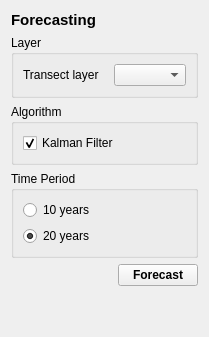
      <widget class="QWidget" name="tab_4">
       <attribute name="icon">
        <iconset>
         <normaloff>gui/icons/forecasting.svg</normaloff>gui/icons/forecasting.svg</iconset>
       </attribute>
       <attribute name="title">
        <string/>
       </attribute>
       <attribute name="toolTip">
        <string>Forecasting</string>
       </attribute>
       <attribute name="whatsThis">
        <string>Forecasting</string>
       </attribute>
       <layout class="QVBoxLayout" name="verticalLayout_10">
        <item>
         <widget class="QLabel" name="label_41">
          <property name="font">
           <font>
            <pointsize>11</pointsize>
            <weight>75</weight>
            <bold>true</bold>
           </font>
          </property>
          <property name="text">
           <string>Forecasting</string>
          </property>
          <property name="margin">
           <number>5</number>
          </property>
         </widget>
        </item>
        <item>
         <widget class="QGroupBox" name="groupBox_8">
          <property name="title">
           <string>Layer</string>
          </property>
          <layout class="QFormLayout" name="formLayout_17">
           <property name="horizontalSpacing">
            <number>15</number>
           </property>
           <item row="0" column="0">
            <widget class="QLabel" name="label_20">
             <property name="enabled">
              <bool>true</bool>
             </property>
             <property name="text">
              <string>Transect layer</string>
             </property>
            </widget>
           </item>
           <item row="0" column="1">
            <widget class="QgsMapLayerComboBox" name="qmlcb_forecasting_transect_layer">
             <property name="enabled">
              <bool>true</bool>
             </property>
             <property name="showCrs">
              <bool>true</bool>
             </property>
            </widget>
           </item>
          </layout>
         </widget>
        </item>
        <item>
         <widget class="QGroupBox" name="groupBox_10">
          <property name="title">
           <string>Algorithm</string>
          </property>
          <layout class="QVBoxLayout" name="verticalLayout_12">
           <item>
            <widget class="QCheckBox" name="cb_forecasting_algorithm_1">
             <property name="text">
              <string>Kalman Filter</string>
             </property>
             <property name="checked">
              <bool>true</bool>
             </property>
            </widget>
           </item>
          </layout>
         </widget>
        </item>
        <item>
         <widget class="QGroupBox" name="gb_forecasting_time_period">
          <property name="title">
           <string>Time Period</string>
          </property>
          <layout class="QVBoxLayout" name="verticalLayout_11">
           <item>
            <widget class="QRadioButton" name="rb_forecasting_time_10y">
             <property name="text">
              <string>10 years</string>
             </property>
            </widget>
           </item>
           <item>
            <widget class="QRadioButton" name="rb_forecasting_time_20y">
             <property name="text">
              <string>20 years</string>
             </property>
             <property name="checked">
              <bool>true</bool>
             </property>
            </widget>
           </item>
          </layout>
         </widget>
        </item>
        <item alignment="Qt::AlignRight">
         <widget class="QPushButton" name="pb_forecasting_run_forecasting">
          <property name="sizePolicy">
           <sizepolicy hsizetype="Fixed" vsizetype="Fixed">
            <horstretch>0</horstretch>
            <verstretch>0</verstretch>
           </sizepolicy>
          </property>
          <property name="font">
           <font>
            <weight>75</weight>
            <bold>true</bold>
           </font>
          </property>
          <property name="cursor">
           <cursorShape>PointingHandCursor</cursorShape>
          </property>
          <property name="text">
           <string>Forecast</string>
          </property>
         </widget>
        </item>
        <item>
         <spacer name="verticalSpacer_10">
          <property name="orientation">
           <enum>Qt::Vertical</enum>
          </property>
          <property name="sizeHint" stdset="0">
           <size>
            <width>20</width>
            <height>40</height>
           </size>
          </property>
         </spacer>
        </item>
       </layout>
      </widget>
